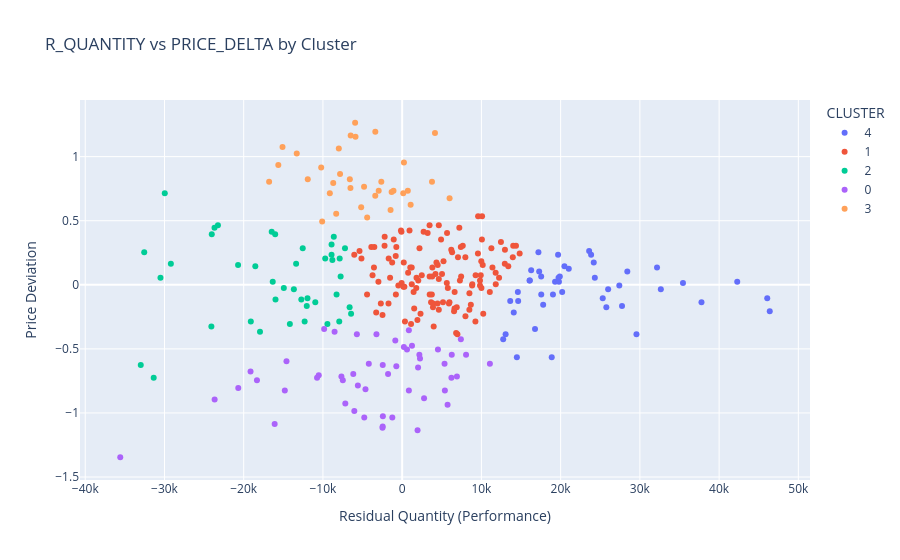

This figure's notebook cell:
### Markdown cell above
### (b) Scatter Plot

### Code cell
df['CLUSTER'] = kmeans.labels_.astype(str)

fig = px.scatter(
    df,
    x='R_QUANTITY',
    y='PRICE_DELTA',
    color='CLUSTER',
    labels={
        "R_QUANTITY": "Residual Quantity (Performance)",
        "PRICE_DELTA": "Price Deviation"
    },
    title='R_QUANTITY vs PRICE_DELTA by Cluster'
)

fig.show()
